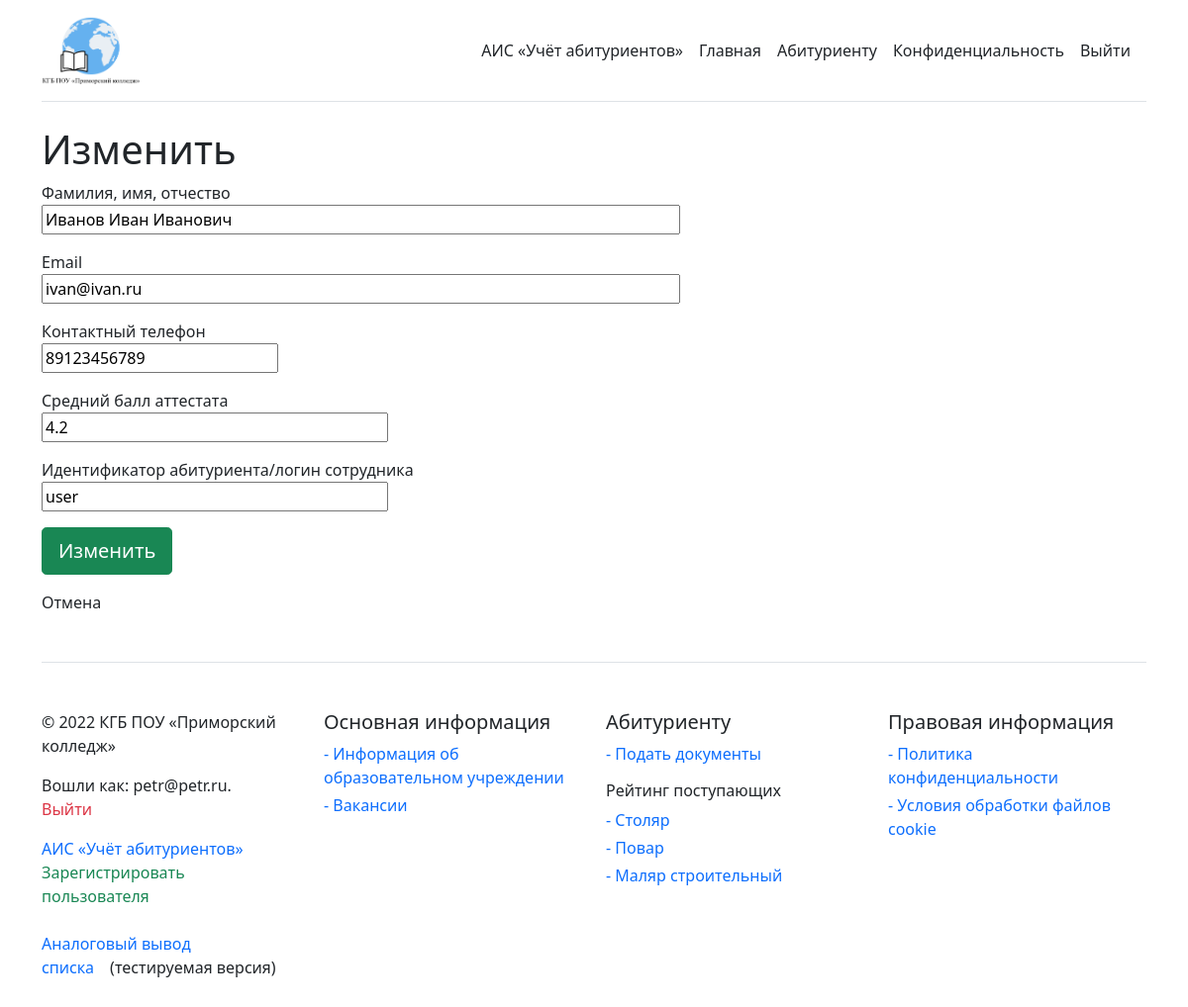
/user/edit/2 (signed in), run on the app's committed database.
### app/models.py (models this page shows, shortened)
class User(UserMixin, db.Model):
    id = db.Column(db.Integer, primary_key=True)
    fullname = db.Column(db.String(128), index=True)
    email = db.Column(db.String(128), index=True, unique=True)
    password_hash = db.Column(db.String(128))
    cook = db.Column(db.Boolean, index=True)
    carp = db.Column(db.Boolean, index=True)
    paint = db.Column(db.Boolean, index=True)
    id_reg = db.Column(db.String(32), index=True)
    gpa = db.Column(db.Float, index=True)
    docs = db.Column(db.Boolean, index=True)
    phone = db.Column(db.Integer, index=True)
    admin = db.Column(db.Boolean, index=True)

### app/routes.py (the view, shortened to what this page needs)
@app.route('/user/edit/<int:id>', methods=['GET', 'POST'])
@login_required
def edit_user(id):
  if current_user.admin:
    user = User.query.filter_by(id=id).first()
    form = EditForm(fullname=user.fullname,
            email=user.email, gpa=user.gpa, phone=user.phone, id_reg=user.id_reg)
    return render_template('edit_user.html', title='Изменить данные', form=form, user=user)
  flash('У Вас нет доступа к странице')
  return redirect(url_for('index'))

### app/forms.py
class EditForm(FlaskForm):
    fullname = StringField('Фамилия, имя, отчество', validators=[DataRequired()])
    email = StringField('Email', validators=[DataRequired()])
    gpa = FloatField('Средний балл аттестата')
    phone = IntegerField('Контактный телефон')
    id_reg = StringField('Идентификатор абитуриента/логин сотрудника', validators=[DataRequired()])
    submit = SubmitField('Изменить')

### app/models.py (called while the page is built)
@login.user_loader
def load_user(id):
    return User.query.get(int(id))

### app/templates/edit_user.html (shortened to what this page needs)
{% extends "base.html" %}
{% block content %}
    <h1>Изменить</h1>
    <form action="" method="post">
        <p>
            {{ form.fullname.label }}<br>
            {{ form.fullname(size=64, value=user.fullname) }}<br>
        </p>
        <p>
            {{ form.email.label }}<br>
            {{ form.email(size=64, value=user.email) }}<br>
        </p>
        <p>
            {{ form.phone.label }}<br>
            {{ form.phone(size=32, value=user.phone) }}<br>
        </p>
        <p>
            {{ form.gpa.label }}<br>
            {{ form.gpa(size=32, value=user.gpa) }}<br>
        </p>
        <p>
            {{ form.id_reg.label }}<br>
            {{ form.id_reg(size=32, value=user.id_reg) }}<br>
        </p>
        <p>{{ form.submit(class="btn btn-lg btn-success") }}</p><p><a class="me-3 py-2 link-dark text-decoration-none" href="{{ url_for('admin') }}">Отмена</a></p>
    </form>
{% endblock %}

### app/templates/base.html (shortened to what this page needs)
<html>
    <head>
      <link rel="stylesheet" href="https://cdn.jsdelivr.net/npm/bootstrap@5.1.3/dist/css/bootstrap.min.css">
    </head>
    <body>
        <div class="container py-3">
          <header>
            <div class="d-flex flex-column flex-md-row align-items-center pb-3 mb-4 border-bottom">
              <a href="{{ url_for('index') }}" class="d-flex align-items-center text-dark text-decoration-none">
                <img src="/static/logo.png" width="100px">
              </a>
              <nav class="d-inline-flex mt-2 mt-md-0 ms-md-auto">
                {% if current_user.admin == True %}
                <a class="me-3 py-2 text-dark text-decoration-none" href="{{ url_for('admin') }}">АИС «Учёт абитуриентов»</a>
                {% endif %}
                <a class="me-3 py-2 text-dark text-decoration-none" href="{{ url_for('index') }}">Главная</a>
                <a class="me-3 py-2 text-dark text-decoration-none" href="{{ url_for('regofapp') }}">Абитуриенту</a>
                <a class="me-3 py-2 text-dark text-decoration-none" href="{{ url_for('confidentiality') }}">Конфиденциальность</a>
                {% if current_user.is_anonymous %}
                <a class="me-3 py-2 text-dark text-decoration-none" href="{{ url_for('login') }}">Войти</a>
                {% else %}
                <a class="me-3 py-2 text-dark text-decoration-none" href="{{ url_for('logout') }}">Выйти</a>
                {% endif %}
              </nav>
            </div>
          </header>
          {% block content %}{% endblock %}
          <footer class="pt-4 my-md-5 pt-md-5 border-top">
            <div class="row">
              <div class="col-12 col-md">
                <p class="d-block mb-3 text-dark">&copy; 2022 КГБ ПОУ «Приморский колледж»</p>
                {% if current_user.is_anonymous %}
                <p class="d-block mb-3 text-dark">Вы не вошли в систему. <a class="me-3 py-2 link-success text-decoration-none" href="{{ url_for('login') }}">Войти?</a></p>
                {% else %}
                <p class="d-block mb-3 text-dark">Вошли как: {{ current_user.email }}. <a class="me-3 py-2 link-danger text-decoration-none" href="{{ url_for('logout') }}">Выйти</a></p>
                {% endif %}
                {% if current_user.admin == True %}
                <a class="me-3 py-2 link-primary text-decoration-none" href="{{ url_for('admin') }}">АИС «Учёт абитуриентов»</a>
                <a class="me-3 py-2 link-success text-decoration-none" href="{{ url_for('registration') }}">Зарегистрировать пользователя</a>
                <br><br>
                <a class="me-3 py-2 link-primary text-decoration-none" href="{{ url_for('admin_analog') }}">Аналоговый вывод списка</a>(тестируемая версия)
                {% elif current_user.admin == False %}
                <p class="d-block mb-3 text-dark">Идентификатор абитуриента: {{ current_user.id_reg }}.</p>
                {% endif %}
              </div>
              <div class="col-6 col-md">
                <h5>Основная информация</h5>
                <ul class="list-unstyled text-small">
                  <li class="mb-1"><a class="link-primary text-decoration-none" href="{{ url_for('index') }}">- Информация об образовательном учреждении</a></li>
                  <li class="mb-1"><a class="link-primary text-decoration-none" href="{{ url_for('vacancy') }}">- Вакансии</a></li>
                </ul>
              </div>
              <div class="col-6 col-md">
                <h5>Абитуриенту</h5>
                <ul class="list-unstyled text-small">
                  <li class="mb-1"><a class="link-primary text-decoration-none" href="{{ url_for('regofapp') }}">- Подать документы</a></li>
                </ul>
                <h6>Рейтинг поступающих</h6>
                <ul class="list-unstyled text-small">
                  <li class="mb-1"><a class="link-primary text-decoration-none" href="{{ url_for('rating_carp') }}">- Столяр</a></li>
                  <li class="mb-1"><a class="link-primary text-decoration-none" href="{{ url_for('rating_cook') }}">- Повар</a></li>
                  <li class="mb-1"><a class="link-primary text-decoration-none" href="{{ url_for('rating_painter') }}">- Маляр строительный</a></li>
                </ul>
              </div>
              <div class="col-6 col-md">
                <h5>Правовая информация</h5>
                <ul class="list-unstyled text-small">
                  <li class="mb-1"><a class="link-primary text-decoration-none" href="{{ url_for('confidentiality') }}">- Политика конфиденциальности</a></li>
                  <li class="mb-1"><a class="link-primary text-decoration-none" href="{{ url_for('cookie') }}">- Условия обработки файлов cookie</a></li>
                </ul>
              </div>
            </div>
          </footer>
        </div>
    </body>
</html>

### data on the page
User: fullname "Иванов Иван Иванович", email "ivan@ivan.ru", phone "89123456789", gpa "4.2", id_reg "user"
User: email "petr@petr.ru"
